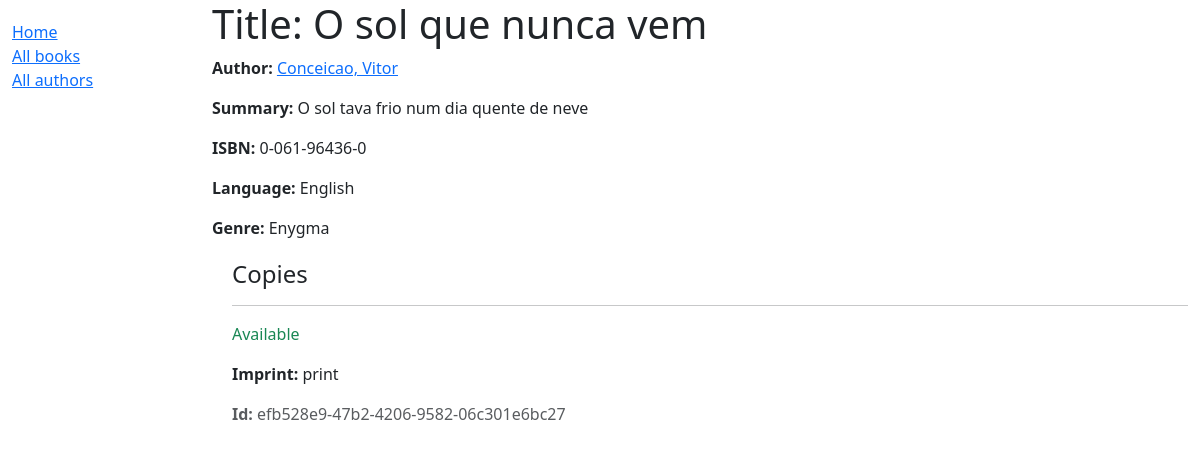
The app's page /catalog/book/1, older data.
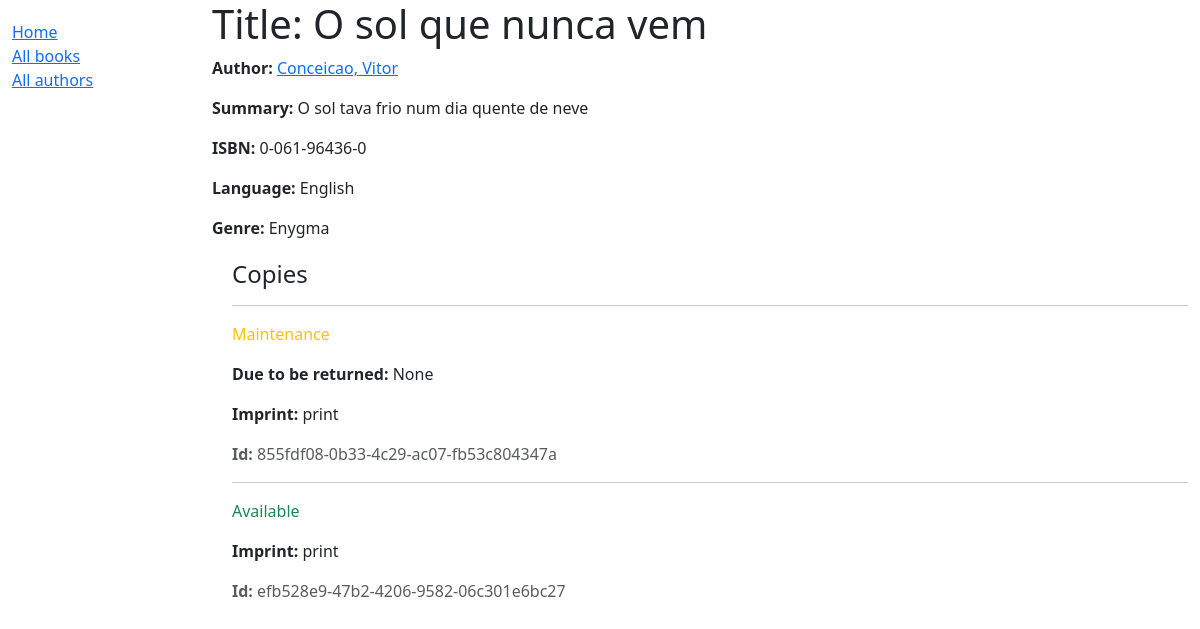
The same page, newer data.
### catalog/models.py (models this page shows, shortened)
class Book(models.Model):
    title = models.CharField(max_length=200)
    author = models.ForeignKey('Author', on_delete=models.RESTRICT, null=True)
    summary = models.TextField(
        max_length=1000, help_text="Enter a brief description of the book")
    isbn = models.CharField('ISBN', max_length=13,
                            unique=True,
                            help_text='13 Character <a href="https://www.isbn-international.org/content/what-isbn'
                                      '">ISBN number</a>')
    genre = models.ManyToManyField(
        Genre, help_text="Select a genre for this book")
    language = models.ForeignKey(
        'Language', on_delete=models.SET_NULL, null=True)
    class Meta:
        ordering = ['title', 'author']
    def display_genre(self):
        """Creates a string for the Genre. This is required to display genre in Admin."""
        return ', '.join([genre.name for genre in self.genre.all()[:3]])
    display_genre.short_description = 'Genre'
    def display_genre(self):
        """Create a string for the Genre. This is required to display genre in Admin."""
        return ', '.join(genre.name for genre in self.genre.all()[:3])
    display_genre.short_description = 'Genre'

class Author(models.Model):
    first_name = models.CharField(max_length=100)
    last_name = models.CharField(max_length=100)
    date_of_birth = models.DateField(null=True, blank=True)
    date_of_death = models.DateField('died', null=True, blank=True)
    class Meta:
        ordering = ['last_name', 'first_name']
    def __str__(self):
        return f'{self.last_name}, {self.first_name}'

class Language(models.Model):
    name = models.CharField(max_length=200,
                            unique=True,
                            help_text="Enter the book's natural language (e.g. English, French, Japanese etc.)")
    def __str__(self):
        return self.name

class Genre(models.Model):
    name = models.CharField(
        max_length=200,
        unique=True,
        help_text="Enter a book genre (e.g. Science Fiction, French Poetry etc.)"
    )
    def __str__(self):
        return self.name

class BookInstance(models.Model):
    id = models.UUIDField(primary_key=True, default=uuid.uuid4,
                          help_text="Unique ID for this particular book across whole library")
    book = models.ForeignKey('Book', on_delete=models.RESTRICT, null=True)
    imprint = models.CharField(max_length=200)
    due_back = models.DateField(null=True, blank=True)
    borrower = models.ForeignKey(
        settings.AUTH_USER_MODEL, on_delete=models.SET_NULL, null=True, blank=True)
    LOAN_STATUS = (
        ('d', 'Maintenance'),
        ('o', 'On loan'),
        ('a', 'Available'),
        ('r', 'Reserved'),
    )
    status = models.CharField(
        max_length=1,
        choices=LOAN_STATUS,
        blank=True,
        default='d',
        help_text='Book availability')
    class Meta:
        ordering = ['due_back']
        permissions = (("can_mark_returned", "Set book as returned"),)

### catalog/views.py (the view)
# urls.py: path('book/<int:pk>', views.BookDetailView.as_view(), name='book-detail'),
class BookDetailView(generic.DetailView):
    model = Book

### catalog/templates/catalog/book_detail.html
{% extends "base_generic.html" %}
{% block content %}
  <h1>Title: {{ book.title }}</h1>
  <p><strong>Author:</strong> <a href="">{{ book.author }}</a></p>
  <p><strong>Summary:</strong> {{ book.summary }}</p>
  <p><strong>ISBN:</strong> {{ book.isbn }}</p>
  <p><strong>Language:</strong> {{ book.language }}</p>
  <p><strong>Genre:</strong> {{ book.genre.all|join:", " }}</p>
  <div style="margin-left:20px;margin-top:20px">
    <h4>Copies</h4>
    {% for copy in book.bookinstance_set.all %}
      <hr />
      <p
        class="{% if copy.status == 'a' %}text-success{% elif copy.status == 'm' %}text-danger{% else %}text-warning{% endif %}">
        {{ copy.get_status_display }}
      </p>
      {% if copy.status != 'a' %}
        <p><strong>Due to be returned:</strong> {{ copy.due_back }}</p>
      {% endif %}
      <p><strong>Imprint:</strong> {{ copy.imprint }}</p>
      <p class="text-muted"><strong>Id:</strong> {{ copy.id }}</p>
    {% endfor %}
  </div>
{% endblock %}

### catalog/templates/base_generic.html (shortened to what this page needs)
<!DOCTYPE html>
<html lang="en">
  <head>
    <link href="https://cdn.jsdelivr.net/npm/bootstrap@5.3.3/dist/css/bootstrap.min.css"
      rel="stylesheet"
>
    {% load static %}
    <link rel="stylesheet" href="{% static 'css/styles.css' %}" />
  </head>
  <body>
    <div class="container-fluid">
      <div class="row">
        <div class="col-sm-2">
          {% block sidebar %}
            <ul class="sidebar-nav">
              <li><a href="{% url 'index' %}">Home</a></li>
              <li><a href="{% url 'books' %}">All books</a></li>
              <li><a href="{% url 'authors' %}">All authors</a></li>
            </ul>
          {% endblock %}
        </div>
        <div class="col-sm-10 ">
          {% block content %}{% endblock %}
        </div>
      </div>
    </div>
  </body>
</html>

### catalog/static/css/styles.css (style rules this page uses)
.sidebar-nav { margin-top: 20px; padding: 0; list-style: none; }

Row changes from the older to the newer data that the page shows:
added BookInstance: status "Maintenance", due_back "None", imprint "print", id "855fdf08-0b33-4c29-ac07-fb53c804347a"
